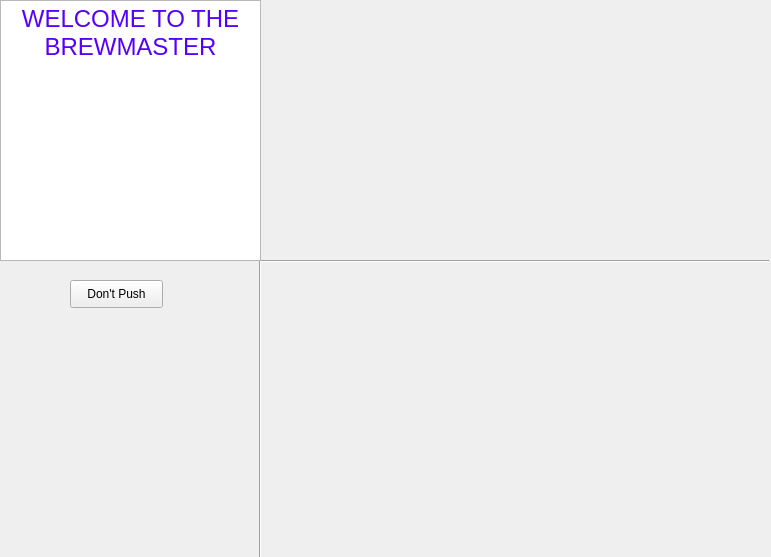
<?xml version="1.0" encoding="UTF-8"?>
<ui version="4.0">
 <class>BrewMaster</class>
 <widget class="QMainWindow" name="BrewMaster">
  <property name="geometry">
   <rect>
    <x>0</x>
    <y>0</y>
    <width>771</width>
    <height>557</height>
   </rect>
  </property>
  <property name="windowTitle">
   <string>MainWindow</string>
  </property>
  <widget class="QWidget" name="centralwidget">
   <widget class="Line" name="Separator">
    <property name="geometry">
     <rect>
      <x>250</x>
      <y>0</y>
      <width>20</width>
      <height>571</height>
     </rect>
    </property>
    <property name="orientation">
     <enum>Qt::Vertical</enum>
    </property>
   </widget>
   <widget class="QLabel" name="label">
    <property name="geometry">
     <rect>
      <x>350</x>
      <y>200</y>
      <width>55</width>
      <height>16</height>
     </rect>
    </property>
    <property name="text">
     <string/>
    </property>
   </widget>
   <widget class="QWidget" name="verticalLayoutWidget">
    <property name="geometry">
     <rect>
      <x>260</x>
      <y>0</y>
      <width>511</width>
      <height>261</height>
     </rect>
    </property>
    <layout class="QVBoxLayout" name="verticalLayout">
     <item>
      <widget class="QWidget" name="tempWidget" native="true"/>
     </item>
    </layout>
   </widget>
   <widget class="Line" name="line">
    <property name="geometry">
     <rect>
      <x>260</x>
      <y>260</y>
      <width>509</width>
      <height>3</height>
     </rect>
    </property>
    <property name="orientation">
     <enum>Qt::Horizontal</enum>
    </property>
   </widget>
   <widget class="QWidget" name="verticalLayoutWidget_2">
    <property name="geometry">
     <rect>
      <x>260</x>
      <y>260</y>
      <width>511</width>
      <height>271</height>
     </rect>
    </property>
    <layout class="QVBoxLayout" name="verticalLayout_2">
     <item>
      <widget class="QWidget" name="phWidget" native="true"/>
     </item>
    </layout>
   </widget>
   <widget class="QTextEdit" name="textEdit">
    <property name="geometry">
     <rect>
      <x>0</x>
      <y>0</y>
      <width>261</width>
      <height>261</height>
     </rect>
    </property>
    <property name="html">
     <string>&lt;!DOCTYPE HTML PUBLIC &quot;-//W3C//DTD HTML 4.0//EN&quot; &quot;http://www.w3.org/TR/REC-html40/strict.dtd&quot;&gt;
&lt;html&gt;&lt;head&gt;&lt;meta name=&quot;qrichtext&quot; content=&quot;1&quot; /&gt;&lt;style type=&quot;text/css&quot;&gt;
p, li { white-space: pre-wrap; }
&lt;/style&gt;&lt;/head&gt;&lt;body style=&quot; font-family:'MS Shell Dlg 2'; font-size:7.8pt; font-weight:400; font-style:normal;&quot;&gt;
&lt;p align=&quot;center&quot; style=&quot; margin-top:12px; margin-bottom:12px; margin-left:0px; margin-right:0px; -qt-block-indent:0; text-indent:0px;&quot;&gt;&lt;span style=&quot; font-family:'MS Shell Dlg 2'; font-size:18pt; color:#5500ff;&quot;&gt;WELCOME TO THE BREWMASTER&lt;/span&gt;&lt;/p&gt;&lt;/body&gt;&lt;/html&gt;</string>
    </property>
   </widget>
   <widget class="QPushButton" name="pushButton">
    <property name="geometry">
     <rect>
      <x>70</x>
      <y>280</y>
      <width>93</width>
      <height>28</height>
     </rect>
    </property>
    <property name="text">
     <string>Don't Push</string>
    </property>
   </widget>
  </widget>
 </widget>
 <resources/>
 <connections/>
</ui>
